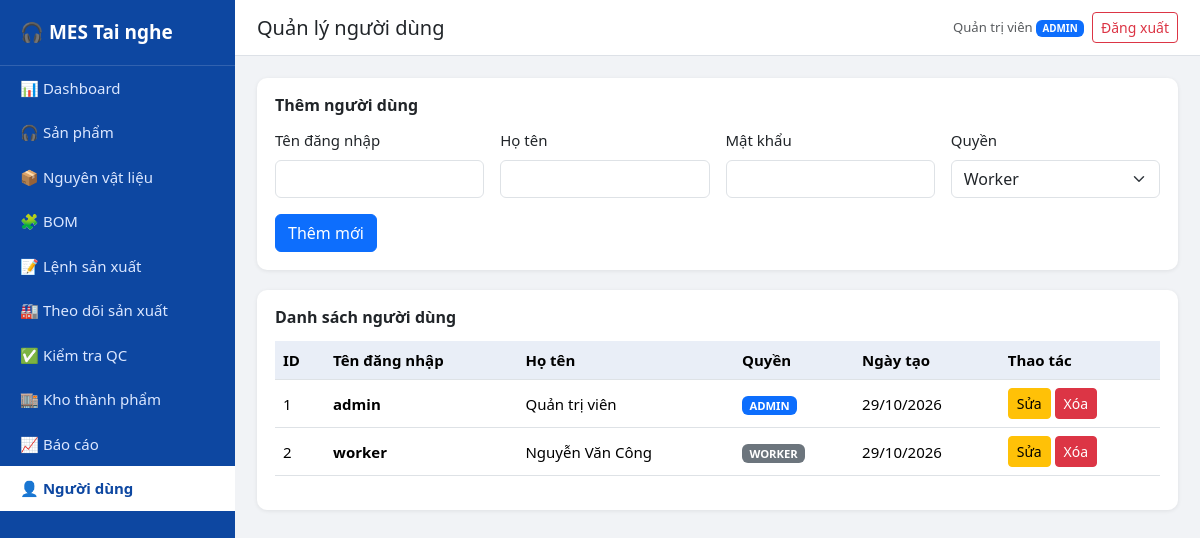
/users.php (signed in), run on the app's committed database.
### tables this page shows
CREATE TABLE users (
  id INT AUTO_INCREMENT PRIMARY KEY,
  username VARCHAR(50) NOT NULL UNIQUE,
  password VARCHAR(255) NOT NULL,
  full_name VARCHAR(100) NOT NULL,
  role ENUM('admin','worker') NOT NULL DEFAULT 'worker',
  created_at TIMESTAMP DEFAULT CURRENT_TIMESTAMP
);

### includes/auth.php (called while the page is built, shortened)
<?php
function e($s) { return htmlspecialchars((string)$s, ENT_QUOTES, 'UTF-8'); }
function fdate($d) { return $d ? date('d/m/Y', strtotime($d)) : ''; }

### users.php (the view, shortened to what this page needs)
<?php
require 'config/database.php';
require 'includes/auth.php';
$users = $pdo->query('SELECT id, username, full_name, role, created_at FROM users ORDER BY id')->fetchAll();
$edit = null;
include 'includes/header.php';
include 'includes/sidebar.php';
?>
<div class="box">
    <h6><?= $edit ? 'Sửa người dùng' : 'Thêm người dùng' ?></h6>
    <form method="post" class="row g-3">
        <div class="col-md-3"><label class="form-label">Tên đăng nhập</label>
            <input name="username" class="form-control" required value="<?= e($edit['username'] ?? '') ?>"></div>
        <div class="col-md-3"><label class="form-label">Họ tên</label>
            <input name="full_name" class="form-control" required value="<?= e($edit['full_name'] ?? '') ?>"></div>
        <div class="col-md-3"><label class="form-label">Mật khẩu <?= $edit ? '(để trống nếu không đổi)' : '' ?></label>
            <input name="password" type="password" class="form-control" <?= $edit ? '' : 'required' ?>></div>
        <div class="col-md-3"><label class="form-label">Quyền</label>
            <select name="role" class="form-select">
                <option value="worker" <?= ($edit['role'] ?? '') === 'worker' ? 'selected' : '' ?>>Worker</option>
            </select></div>
        <div class="col-12">
            <button class="btn btn-primary"><?= $edit ? 'Cập nhật' : 'Thêm mới' ?></button>
        </div>
    </form>
</div>
<div class="box">
    <h6>Danh sách người dùng</h6>
    <table class="table table-hover align-middle">
        <thead><tr><th>ID</th><th>Tên đăng nhập</th><th>Họ tên</th><th>Quyền</th><th>Ngày tạo</th><th>Thao tác</th></tr></thead>
        <tbody>
        <?php foreach ($users as $u): ?>
            <tr>
                <td><?= $u['id'] ?></td>
                <td><b><?= e($u['username']) ?></b></td>
                <td><?= e($u['full_name']) ?></td>
                <td><span class="badge bg-<?= $u['role'] === 'admin' ? 'primary' : 'secondary' ?>"><?= e(strtoupper($u['role'])) ?></span></td>
                <td><?= fdate($u['created_at']) ?></td>
                <td class="text-nowrap">
                    <a href="users.php?edit=<?= $u['id'] ?>" class="btn btn-sm btn-warning">Sửa</a>
                    <form method="post" class="d-inline form-delete">
                        <button class="btn btn-sm btn-danger">Xóa</button>
                    </form>
                </td>
            </tr>
        <?php endforeach; ?>
        </tbody>
    </table>
</div>
<?php include 'includes/footer.php'; ?>

### css/style.css (style rules this page uses)
body { background: #f1f3f6; font-size: 15px; }
.box { background: #fff; border-radius: 10px; padding: 18px; box-shadow: 0 1px 4px rgba(0,0,0,.08); margin-bottom: 20px; }
.box h6 { font-weight: 600; margin-bottom: 14px; }
.table th { background: #e9eef7; white-space: nowrap; }

### data on the page
users: id "1", username "admin", full_name "Quản trị viên", role "ADMIN", created_at "29/10/2026"
users: id "2", username "worker", full_name "Nguyễn Văn Công", role "WORKER", created_at "29/10/2026"

### other printed values
$item[1] "📊"
$item[0] "Dashboard"
$item[1] "🎧"
$item[0] "Sản phẩm"
$item[1] "📦"
$item[0] "Nguyên vật liệu"
$item[1] "🧩"
$item[0] "BOM"
$item[1] "📝"
$item[0] "Lệnh sản xuất"
$item[1] "🏭"
$item[0] "Theo dõi sản xuất"
$item[1] "✅"
$item[0] "Kiểm tra QC"
$item[1] "🏬"
